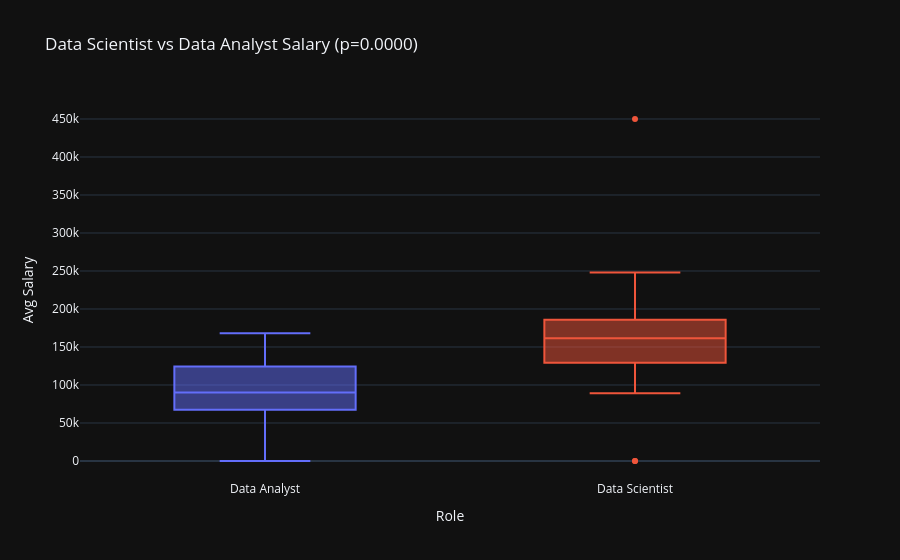

Notebook code for this chart:
### Code cell
# Visualize H1
fig = px.box(
    df_salary[df_salary["Role"].isin(["Data Scientist","Data Analyst"])],
    x="Role", y="Avg Salary", color="Role",
    title=f"Data Scientist vs Data Analyst Salary (p={p_value:.4f})",
    template="plotly_dark").update_layout(showlegend=False)
fig.write_image("charts/13_h1_salary_comparison.png")
fig.show()

### Figure 1 — Plotly figure (JSON) as saved in the notebook; plotly's stock layout.template omitted (floating-point values rounded to 4 significant figures)
{"data": [{"alignmentgroup": "True", "hovertemplate": "Role=%{x}<br>Avg Salary=%{y}<extra></extra>", "legendgroup": "Data Analyst", "marker": {"color": "#636efa"}, "name": "Data Analyst", "notched": false, "offsetgroup": "Data Analyst", "orientation": "v", "showlegend": true, "type": "box", "x": ["Data Analyst", "Data Analyst", "Data Analyst", "Data Analyst", "Data Analyst", "Data Analyst", "Data Analyst", "Data Analyst", "Data Analyst", "Data Analyst", "Data Analyst", "Data Analyst", "Data Analyst", "Data Analyst", "Data Analyst", "Data Analyst", "Data Analyst", "Data Analyst", "Data Analyst", "Data Analyst", "Data Analyst", "Data Analyst", "Data Analyst", "Data Analyst", "Data Analyst", "Data Analyst", "Data Analyst", "Data Analyst", "Data Analyst", "Data Analyst", "Data Analyst", "Data Analyst", "Data Analyst", "Data Analyst", "Data Analyst", "Data Analyst", "Data Analyst", "Data Analyst", "Data Analyst", "Data Analyst", "Data Analyst"], "x0": " ", "xaxis": "x", "y": [92760.0, 122500.0, 168000.0, 120000.0, 116300.0, 90000.0, 60000.0, 72500.0, 100000.0, 105000.0, 149000.0, 90000.0, 135000.0, 52500.0, 17.16, 70000.0, 140200.0, 80830.0, 90000.0, 70000.0, 148000.0, 100000.0, 77.0, 149000.0, 75000.0, 102500.0, 135000.0, 57550.0, 35.0, 85000.0, 63.5, 44.94, 77.0, 120000.0, 87500.0, 103300.0, 34.0, 87500.0, 135000.0, 130000.0, 137900.0], "y0": " ", "yaxis": "y"}, {"alignmentgroup": "True", "hovertemplate": "Role=%{x}<br>Avg Salary=%{y}<extra></extra>", "legendgroup": "Data Scientist", "marker": {"color": "#EF553B"}, "name": "Data Scientist", "notched": false, "offsetgroup": "Data Scientist", "orientation": "v", "showlegend": true, "type": "box", "x": ["Data Scientist", "Data Scientist", "Data Scientist", "Data Scientist", "Data Scientist", "Data Scientist", "Data Scientist", "Data Scientist", "Data Scientist", "Data Scientist", "Data Scientist", "Data Scientist", "Data Scientist", "Data Scientist", "Data Scientist", "Data Scientist", "Data Scientist", "Data Scientist", "Data Scientist", "Data Scientist", "Data Scientist", "Data Scientist", "Data Scientist", "Data Scientist", "Data Scientist", "Data Scientist", "Data Scientist", "Data Scientist", "Data Scientist", "Data Scientist", "Data Scientist", "Data Scientist", "Data Scientist", "Data Scientist", "Data Scientist", "Data Scientist", "Data Scientist", "Data Scientist", "Data Scientist", "Data Scientist", "Data Scientist", "Data Scientist", "Data Scientist", "Data Scientist", "Data Scientist", "Data Scientist", "Data Scientist", "Data Scientist", "Data Scientist", "Data Scientist", "Data Scientist", "Data Scientist", "Data Scientist", "Data Scientist", "Data Scientist", "Data Scientist", "Data Scientist", "Data Scientist", "Data Scientist", "Data Scientist", "Data Scientist", "Data Scientist", "Data Scientist", "Data Scientist", "Data Scientist", "Data Scientist"], "x0": " ", "xaxis": "x", "y": [158000.0, 126800.0, 145500.0, 151500.0, 188500.0, 150500.0, 123200.0, 187500.0, 227500.0, 112500.0, 92000.0, 149500.0, 213000.0, 161000.0, 154400.0, 131500.0, 186000.0, 95000.0, 167500.0, 129200.0, 450000.0, 192000.0, 100000.0, 115000.0, 155000.0, 65.0, 118200.0, 127500.0, 192500.0, 125000.0, 156500.0, 162000.0, 222500.0, 209000.0, 209000.0, 162000.0, 152500.0, 209000.0, 133000.0, 162000.0, 170000.0, 162000.0, 176000.0, 108200.0, 162000.0, 125800.0, 209000.0, 162000.0, 162000.0, 162000.0, 89000.0, 148000.0, 209000.0, 162000.0, 206000.0, 125800.0, 240000.0, 60.0, 150000.0, 140000.0, 181000.0, 176000.0, 153000.0, 173500.0, 176000.0, 248000.0], "y0": " ", "yaxis": "y"}], "layout": {"boxmode": "overlay", "legend": {"title": {"text": "Role"}, "tracegroupgap": 0}, "showlegend": false, "title": {"text": "Data Scientist vs Data Analyst Salary (p=0.0000)"}, "xaxis": {"anchor": "y", "categoryarray": ["Data Analyst", "Data Scientist"], "categoryorder": "array", "domain": [0, 1], "title": {"text": "Role"}}, "yaxis": {"anchor": "x", "domain": [0, 1], "title": {"text": "Avg Salary"}}}}
